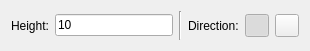
<?xml version="1.0" encoding="UTF-8"?>
<ui version="4.0">
 <class>Arc2PH</class>
 <widget class="QWidget" name="Arc2PH">
  <property name="geometry">
   <rect>
    <x>0</x>
    <y>0</y>
    <width>310</width>
    <height>51</height>
   </rect>
  </property>
  <layout class="QHBoxLayout">
   <item>
    <widget class="QLabel" name="label_2">
     <property name="text">
      <string>Height:</string>
     </property>
    </widget>
   </item>
   <item>
    <widget class="RMathLineEdit" name="Height">
     <property name="text">
      <string notr="true">10</string>
     </property>
     <property name="angle" stdset="0">
      <bool>false</bool>
     </property>
     <property name="defaultUnit" stdset="0">
      <number>0</number>
     </property>
    </widget>
   </item>
   <item>
    <widget class="Line" name="line">
     <property name="orientation">
      <enum>Qt::Vertical</enum>
     </property>
    </widget>
   </item>
   <item>
    <widget class="QLabel" name="label">
     <property name="text">
      <string>Direction:</string>
     </property>
    </widget>
   </item>
   <item>
    <widget class="QToolButton" name="CounterClockwise">
     <property name="toolTip">
      <string>Counter Clockwise (Positive)</string>
     </property>
     <property name="icon">
      <iconset>
       <normaloff>CounterClockwise.svg</normaloff>CounterClockwise.svg</iconset>
     </property>
     <property name="checkable">
      <bool>true</bool>
     </property>
     <property name="checked">
      <bool>true</bool>
     </property>
     <attribute name="buttonGroup">
      <string notr="true">Direction</string>
     </attribute>
    </widget>
   </item>
   <item>
    <widget class="QToolButton" name="Clockwise">
     <property name="toolTip">
      <string>Clockwise (Negative)</string>
     </property>
     <property name="icon">
      <iconset>
       <normaloff>Clockwise.svg</normaloff>Clockwise.svg</iconset>
     </property>
     <property name="checkable">
      <bool>true</bool>
     </property>
     <attribute name="buttonGroup">
      <string notr="true">Direction</string>
     </attribute>
    </widget>
   </item>
  </layout>
 </widget>
 <customwidgets>
  <customwidget>
   <class>RMathLineEdit</class>
   <extends>QLineEdit</extends>
   <header>RMathLineEdit.h</header>
  </customwidget>
 </customwidgets>
 <resources/>
 <connections/>
 <buttongroups>
  <buttongroup name="Direction"/>
 </buttongroups>
</ui>
